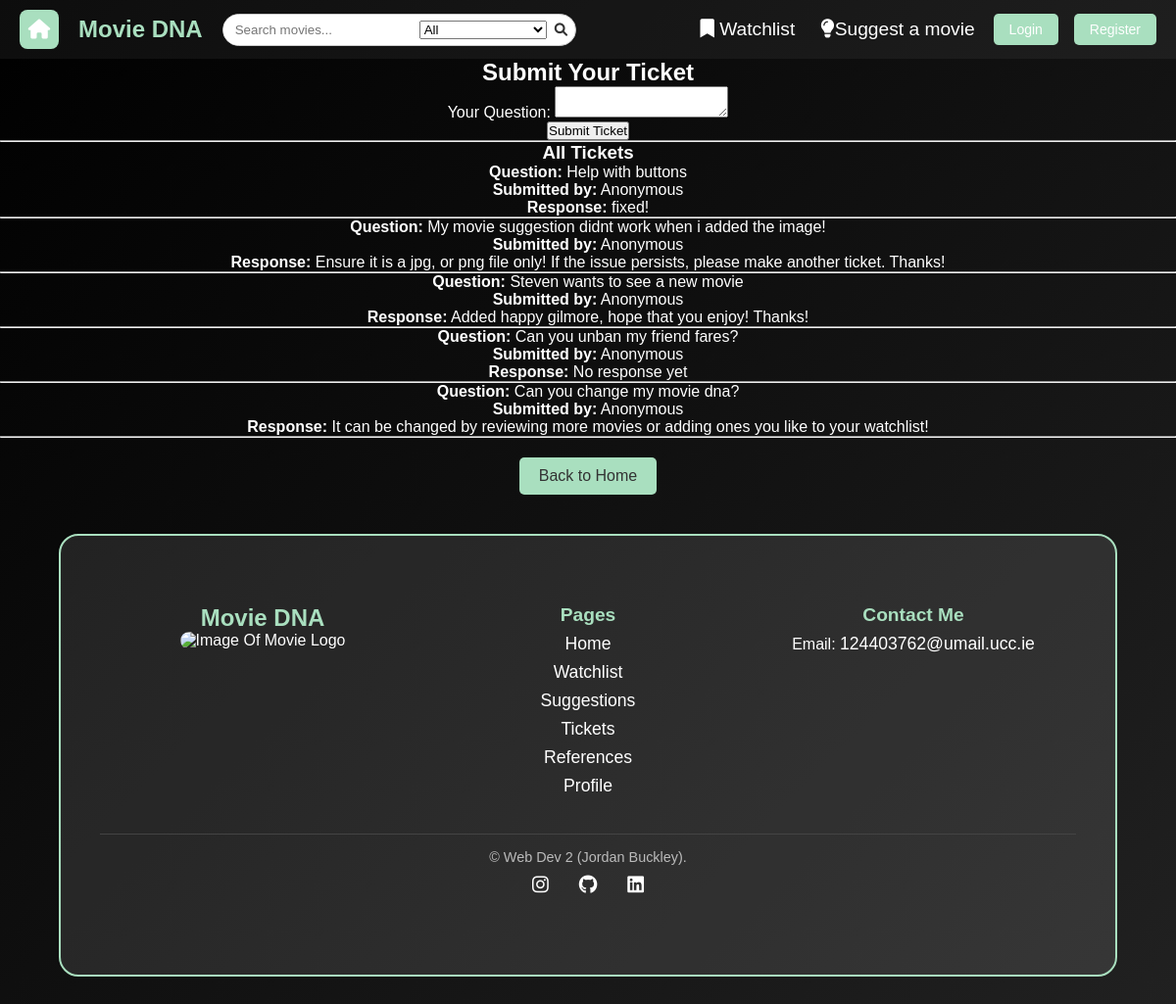
/submit_ticket, run on the app's committed database.
### tables this page shows
CREATE TABLE tickets (
    id INTEGER PRIMARY KEY AUTOINCREMENT,
    user_id TEXT NOT NULL, 
    question TEXT NOT NULL,
    response TEXT, 
    is_responded BOOLEAN DEFAULT 0,
    FOREIGN KEY (user_id) REFERENCES users(user_id)
);

### app.py (the view)
@app.route("/submit_ticket", methods=["GET", "POST"])
def submit_ticket():
    form = TicketForm()
    db = get_db()
    if form.validate_on_submit():
        question = form.question.data
        user_id = session.get('user_id')
        db.execute("INSERT INTO tickets (user_id, question) VALUES (?, ?)", (user_id, question))
        db.commit()
        return redirect(url_for("submit_ticket"))
    tickets = db.execute("SELECT * FROM tickets").fetchall()
    return render_template("submit_ticket.html", form=form, tickets=tickets)

### forms.py
class TicketForm(FlaskForm):
    question = TextAreaField("Your Question", validators=[InputRequired()])
    submit = SubmitField("Submit Ticket")

### app.py (called while the page is built)
@app.before_request
def load_logged_in_user():
    g.user = session.get("user_id")
    g.is_admin = session.get("is_admin", False)

### database.py (called while the page is built)
def get_db():
    if "db" not in g:
        g.db = sqlite3.connect(DATABASE,
                                detect_types=sqlite3.PARSE_DECLTYPES
                        )
        g.db.row_factory = sqlite3.Row
    return g.db

### templates/submit_ticket.html (shortened to what this page needs)
{% extends "base.html" %}
{% block main_content %}
<h2>Submit Your Ticket</h2>
<form method="POST">
    <label for="question">Your Question:</label>
    {{ form.question(size=50) }}
    <br>
    {{ form.submit() }}
</form>
<hr>
<h3>All Tickets</h3>
{% for ticket in tickets %}
    <div>
        <p><strong>Question:</strong> {{ ticket['question'] }}</p>
        <p><strong>Submitted by:</strong> Anonymous</p>
        <p><strong>Response:</strong> {{ ticket['response'] if ticket['response'] else "No response yet" }}</p>
        <hr>
    </div>
{% endfor %}
<a href="{{ url_for('index') }}" class="back-button">Back to Home</a>
{% endblock %}

### static/styles.css (style rules this page uses)
* { margin: 0; padding: 0; box-sizing: border-box; }
body { font-family: 'Arial', sans-serif; background: linear-gradient(-45deg, #0f0f0f, #1c1c1c, #2c2c2c, #000000); background-size: 400% 400%; animation: movingBackground 10s ease infinite; color: white; text-align: center; min-height: 100vh; display: flex; flex-direction: column; }
.back-button { display: inline-block; margin-top: 20px; padding: 10px 20px; background: #A9DFBF; color: #333; text-decoration: none; border-radius: 5px; transition: background 0.3s ease; }

### data on the page
tickets: question "Help with buttons", response "fixed!"
tickets: question "My movie suggestion didnt work when i added the image!", response "Ensure it is a jpg, or png file only! If the issue persists, please make another ticket. Thanks!"
tickets: question "Steven wants to see a new movie", response "Added happy gilmore, hope that you enjoy! Thanks!"
tickets: question "Can you unban my friend fares?", ticket "No response yet"
tickets: question "Can you change my movie dna?", response "It can be changed by reviewing more movies or adding ones you like to your watchlist!"
